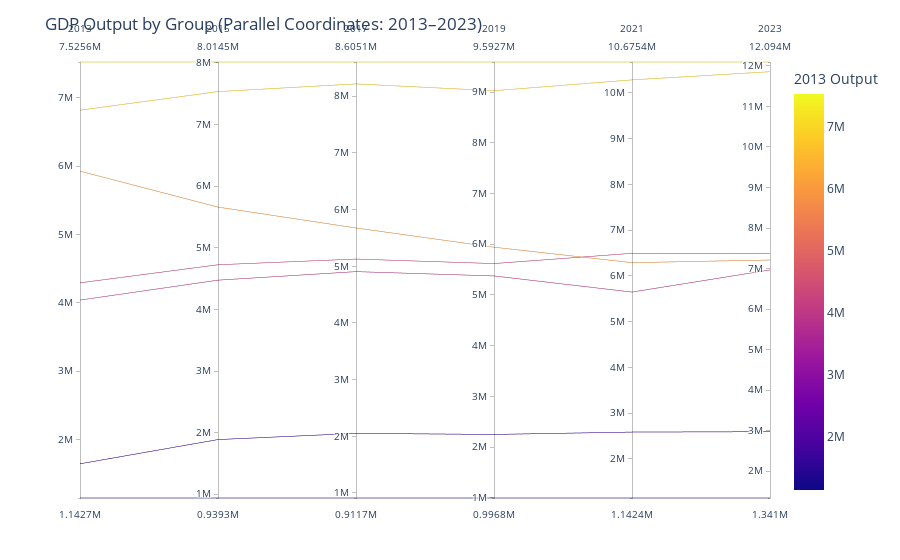

This figure's notebook cell:
### Code cell
import plotly.express as px

# Select years
selected_years = [2013, 2015, 2017, 2019, 2021, 2023]

# Pivot the data
df_pc = df_grouped_filtered[df_grouped_filtered["Year"].isin(selected_years)].copy()
df_pivot = df_pc.pivot(index="Group", columns="Year", values="Value").reset_index()

# Fill any missing years
for y in selected_years:
    if y not in df_pivot.columns:
        df_pivot[y] = float('nan')

# Add 'Group' column as a visible dimension (first axis)
df_pivot.insert(0, "Industry", df_pivot["Group"])

# Plot
fig = px.parallel_coordinates(
    df_pivot,
    dimensions=["Industry"] + selected_years,  # Include Group name as visible dimension
    color=2013,
    labels={str(y): str(y) for y in selected_years},
    title="GDP Output by Group (Parallel Coordinates: 2013–2023)"
)

fig.update_layout(
    coloraxis_colorbar=dict(title="2013 Output"),
    margin=dict(l=80, r=80, t=60, b=60)
)

fig.show()

### Figure 1 — Plotly figure (JSON) as saved in the notebook; plotly's stock layout.template omitted (floating-point values rounded to 4 significant figures)
{"data": [{"dimensions": [{"label": "2013", "values": [4040187, 6820015, 5927762, 1142697, 7525619, 4292512, 1643153]}, {"label": "2015", "values": [4474414, 7534141, 5659952, 939346, 8014536, 4724362, 1887788]}, {"label": "2017", "values": [4906153, 8218427, 5676599, 911686, 8605091, 5127734, 2052085]}, {"label": "2019", "values": [5374715, 9026824, 5941395, 996781, 9592708, 5618690, 2250133]}, {"label": "2021", "values": [5645120, 10284469, 6288230, 1142362, 10675385, 6492225, 2584363]}, {"label": "2023", "values": [6965947, 11854241, 7210947, 1341147, 12094062, 7364212, 2976179]}], "domain": {"x": [0, 1], "y": [0, 1]}, "line": {"color": [4040187, 6820015, 5927762, 1142697, 7525619, 4292512, 1643153], "coloraxis": "coloraxis"}, "name": "", "type": "parcoords"}], "layout": {"coloraxis": {"colorbar": {"title": {"text": "2013 Output"}}, "colorscale": [[0, "#0d0887"], [0.1111, "#46039f"], [0.2222, "#7201a8"], [0.3333, "#9c179e"], [0.4444, "#bd3786"], [0.5556, "#d8576b"], [0.6667, "#ed7953"], [0.7778, "#fb9f3a"], [0.8889, "#fdca26"], [1, "#f0f921"]]}, "legend": {"tracegroupgap": 0}, "margin": {"b": 60, "l": 80, "r": 80, "t": 60}, "title": {"text": "GDP Output by Group (Parallel Coordinates: 2013–2023)"}}}
